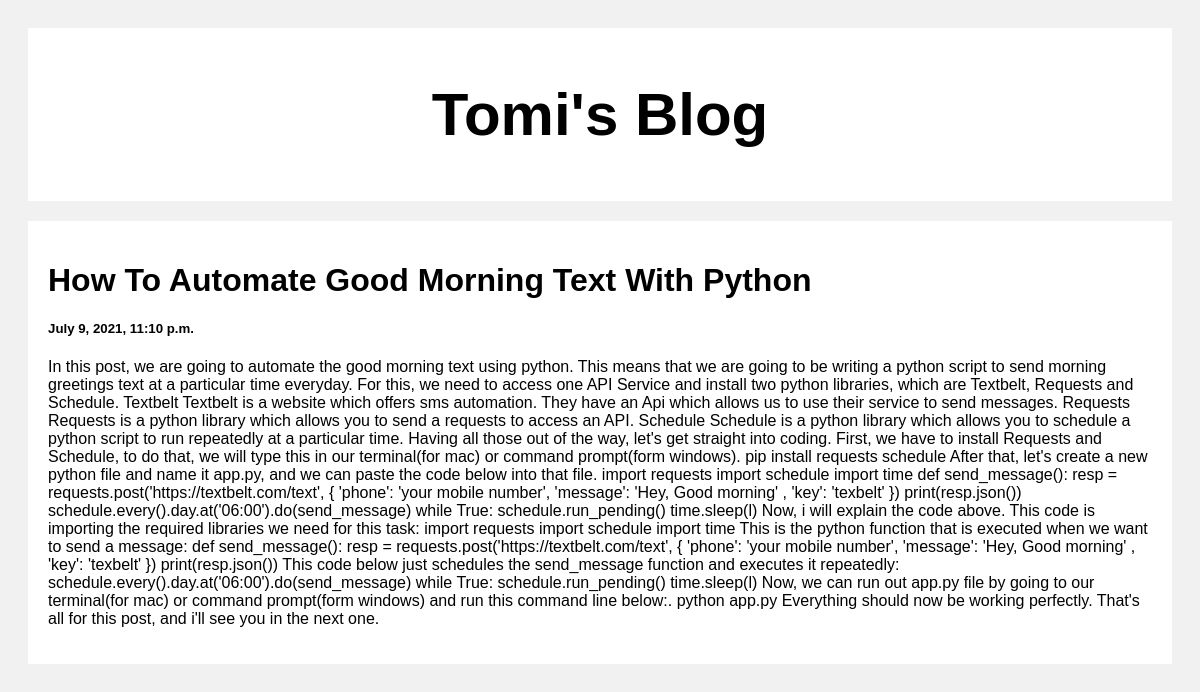
Screenshot of /post/3 with the database file from the repository.
### posts/models.py (models this page shows)
class Post(models.Model):
    title = models.CharField(max_length = 100)
    body = models.CharField(max_length = 1000000)
    created_at = models.DateTimeField(default = datetime.now(), blank = True)

### posts/views.py (the view)
# urls.py: path('post/<str:pk>', views.post, name = 'post')
def post(request, pk):
    posts = Post.objects.get(id = pk)
    return render(request, 'post.html', {'posts': posts})

### templates/post.html (shortened to what this page needs)
<!DOCTYPE html>
<html>
<head>
</head>
<body>
<div class="header">
  <h2>Tomi's Blog</h2>
</div>
<div class="row">
  <div class="leftcolumn">
    <div class="card">
        <h1>{{posts.title}}</h1>
        <h5>{{posts.created_at}}</h5>
        <p>{{posts.body}}</p>
    </div>
  </div>
</div>
</body>
</html>

### templates/post.html (style rules this page uses)
* { box-sizing: border-box; }
body { font-family: Arial; padding: 20px; background: #f1f1f1; }
.header { padding: 2px; font-size: 40px; text-align: center; background: white; }
.leftcolumn { float: left; width: 100%; }
.card { background-color: white; padding: 20px; margin-top: 20px; }
.row:after { content: ""; display: table; clear: both; }

### rows the page displays
Post: title "How To Automate Good Morning Text With Python", created_at "July 9, 2021, 11:10 p.m.", body "In this post, we are going to automate the good morning text using python. This means that we are going to be writing a python script to send morning greetings text at a particular time everyday. For this, we need to access one API Service and install two python libraries, which are Textbelt, Requests and Schedule. Textbelt Textbelt is a website which offers sms automation. They have an Api which allows us to use their service to send messages. Requests Requests is a python library which allows you to send a requests to access an API. Schedule Schedule is a python library which allows you to schedule a python script to run repeatedly at a particular time. Having all those out of the way,…"
